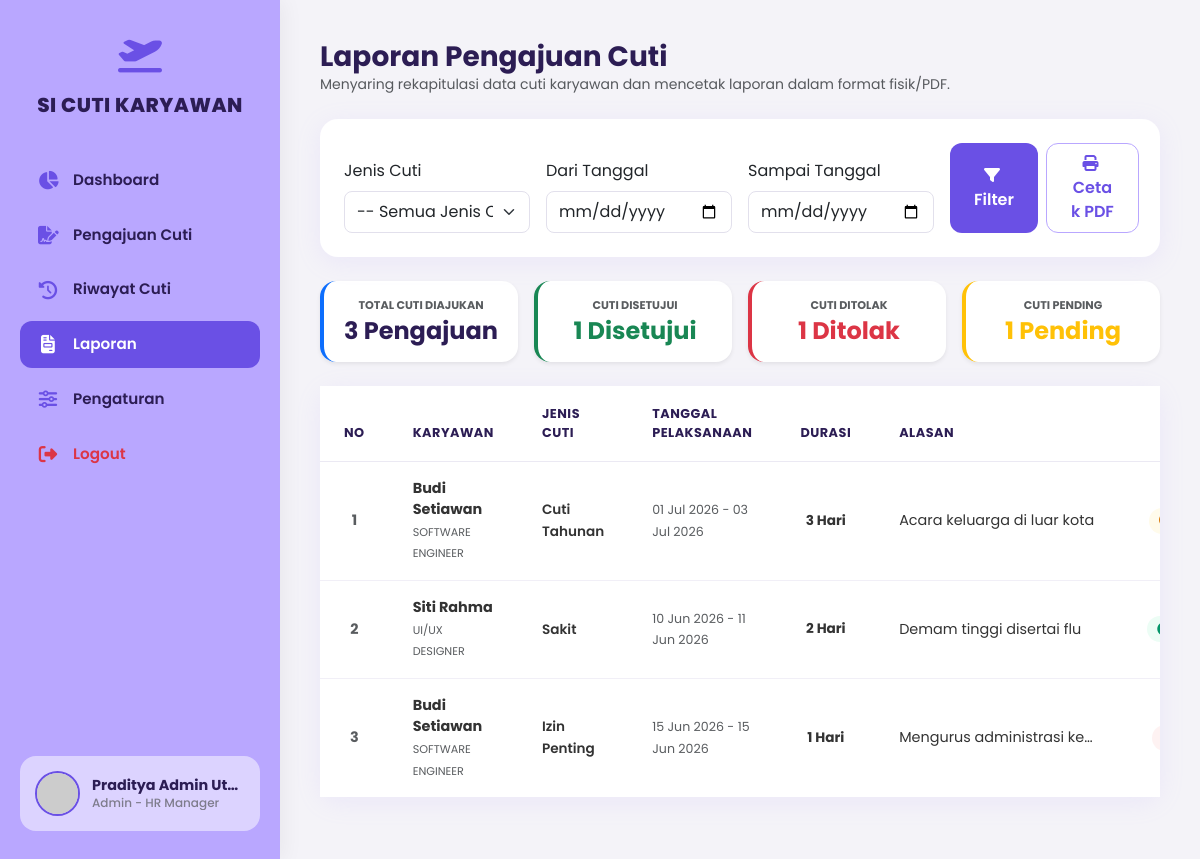
The page /admin_laporan.php (signed in) on the database its author committed.
### tables this page shows
CREATE TABLE IF NOT EXISTS `cuti` (
    `id` INT AUTO_INCREMENT PRIMARY KEY,
    `user_id` INT NOT NULL,
    `jenis_cuti` VARCHAR(100) NOT NULL,
    `tanggal_mulai` DATE NOT NULL,
    `tanggal_selesai` DATE NOT NULL,
    `jumlah_hari` INT NOT NULL,
    `alasan` TEXT NOT NULL,
    `lampiran` VARCHAR(255) DEFAULT '',
    `status` VARCHAR(50) DEFAULT 'Pending',
    `catatan_admin` VARCHAR(255) DEFAULT '',
    `tanggal_pengajuan` DATE NOT NULL,
    FOREIGN KEY (`user_id`) REFERENCES `users` (`id`) ON DELETE CASCADE
);

CREATE TABLE IF NOT EXISTS `users` (
    `id` INT AUTO_INCREMENT PRIMARY KEY,
    `email` VARCHAR(255) UNIQUE NOT NULL,
    `password` VARCHAR(255) NOT NULL,
    `nama` VARCHAR(255) NOT NULL,
    `role` VARCHAR(50) NOT NULL,
    `jabatan` VARCHAR(100) DEFAULT NULL,
    `kuota_cuti` INT DEFAULT 12,
    `foto` VARCHAR(255) DEFAULT ''
);

### admin_laporan.php (the view, shortened to what this page needs)
<?php
require_once 'config.php';
$tgl_awal = isset($_GET['tgl_awal']) ? $_GET['tgl_awal'] : '';
$tgl_akhir = isset($_GET['tgl_akhir']) ? $_GET['tgl_akhir'] : '';
$jenis_cuti = isset($_GET['jenis_cuti']) ? $_GET['jenis_cuti'] : '';
$query_str = "SELECT cuti.*, users.nama, users.jabatan, users.email
              FROM cuti
              JOIN users ON cuti.user_id = users.id
              WHERE 1=1";
$params = [];
$query_str .= " ORDER BY cuti.id ASC";
$stmt = $db->prepare($query_str);
$stmt->execute($params);
$laporan = $stmt->fetchAll();
$rekap_total = count($laporan);
$rekap_setuju = 0;
$rekap_tolak = 0;
$rekap_pending = 0;
foreach ($laporan as $l) {
    if ($l['status'] === 'Disetujui') $rekap_setuju++;
    elseif ($l['status'] === 'Ditolak') $rekap_tolak++;
    elseif ($l['status'] === 'Pending') $rekap_pending++;
}
    ?>
    <?php
require_once 'layout_header.php';
require_once 'layout_sidebar.php';
?>
<div class="container-fluid p-0">
    <div class="mb-4">
        <h3 class="m-0 fw-bold text-main">Laporan Pengajuan Cuti</h3>
        <p class="text-muted small m-0">Menyaring rekapitulasi data cuti karyawan dan mencetak laporan dalam format fisik/PDF.</p>
    </div>
    <div class="card custom-card">
        <div class="card-body-custom">
            <form method="GET" action="" class="row g-3 align-items-end">
                <div class="col-md-3">
                    <label class="form-label">Jenis Cuti</label>
                    <select name="jenis_cuti" class="form-select py-2 rounded-3" style="border-color: #E2E0EC;">
                        <option value="">-- Semua Jenis Cuti --</option>
                    </select>
                </div>
                <div class="col-md-3">
                    <label class="form-label">Dari Tanggal</label>
                    <input type="date" name="tgl_awal" class="form-control py-2 rounded-3" value="<?= htmlspecialchars($tgl_awal) ?>" style="border-color: #E2E0EC;">
                </div>
                <div class="col-md-3">
                    <label class="form-label">Sampai Tanggal</label>
                    <input type="date" name="tgl_akhir" class="form-control py-2 rounded-3" value="<?= htmlspecialchars($tgl_akhir) ?>" style="border-color: #E2E0EC;">
                </div>
                <div class="col-md-3 d-flex gap-2">
                    <button type="submit" class="btn btn-purple w-50 py-2"><i class="fa-solid fa-filter me-1"></i> Filter</button>
                    <a href="admin_laporan.php?tgl_awal=<?= urlencode($tgl_awal) ?>&tgl_akhir=<?= urlencode($tgl_akhir) ?>&jenis_cuti=<?= urlencode($jenis_cuti) ?>&cetak=true" target="_blank" class="btn btn-cancel w-50 py-2" style="border-color: var(--primary-purple); color: var(--dark-purple);">
                        <i class="fa-solid fa-print me-1"></i> Cetak PDF
                    </a>
                </div>
            </form>
        </div>
    </div>
    <div class="row g-3 mb-4">
        <div class="col-md-3">
            <div class="bg-white p-3 rounded-4 shadow-sm text-center border-start border-4 border-primary">
                <small class="text-muted fw-bold text-uppercase d-block mb-1" style="font-size: 0.7rem;">Total Cuti Diajukan</small>
                <h4 class="m-0 fw-bold text-main"><?= $rekap_total ?> Pengajuan</h4>
            </div>
        </div>
        <div class="col-md-3">
            <div class="bg-white p-3 rounded-4 shadow-sm text-center border-start border-4 border-success">
                <small class="text-muted fw-bold text-uppercase d-block mb-1" style="font-size: 0.7rem;">Cuti Disetujui</small>
                <h4 class="m-0 fw-bold text-success"><?= $rekap_setuju ?> Disetujui</h4>
            </div>
        </div>
        <div class="col-md-3">
            <div class="bg-white p-3 rounded-4 shadow-sm text-center border-start border-4 border-danger">
                <small class="text-muted fw-bold text-uppercase d-block mb-1" style="font-size: 0.7rem;">Cuti Ditolak</small>
                <h4 class="m-0 fw-bold text-danger"><?= $rekap_tolak ?> Ditolak</h4>
            </div>
        </div>
        <div class="col-md-3">
            <div class="bg-white p-3 rounded-4 shadow-sm text-center border-start border-4 border-warning">
                <small class="text-muted fw-bold text-uppercase d-block mb-1" style="font-size: 0.7rem;">Cuti Pending</small>
                <h4 class="m-0 fw-bold text-warning"><?= $rekap_pending ?> Pending</h4>
            </div>
        </div>
    </div>
    <div class="card custom-card">
        <div class="card-body-custom p-0">
            <div class="table-responsive">
                <table class="table custom-table align-middle">
                    <thead>
                        <tr>
                            <th class="text-center" style="width: 70px;">No</th>
                            <th>Karyawan</th>
                            <th>Jenis Cuti</th>
                            <th>Tanggal Pelaksanaan</th>
                            <th class="text-center">Durasi</th>
                            <th>Alasan</th>
                            <th class="text-center">Status</th>
                        </tr>
                    </thead>
                    <tbody>
                        <?php if (empty($laporan)): ?>
                            <tr>
                                <td colspan="7" class="text-center py-5 text-muted">Belum ada data pengajuan dalam laporan. Silakan atur filter pencarian.</td>
                            </tr>
                        <?php else:
                            $no = 1;
                            foreach ($laporan as $l):
                                $statusClass = ($l['status'] == 'Disetujui') ? 'status-disetujui' : (($l['status'] == 'Ditolak') ? 'status-ditolak' : 'status-pending');
                                $statusIcon = ($l['status'] == 'Disetujui') ? 'fa-circle-check' : (($l['status'] == 'Ditolak') ? 'fa-circle-xmark' : 'fa-clock');
                        ?>
                            <tr>
                                <td class="text-center fw-bold text-muted"><?= $no++ ?></td>
                                <td>
                                    <div class="fw-bold text-main" style="font-size: 0.9rem;"><?= htmlspecialchars($l['nama']) ?></div>
                                    <small class="text-muted text-uppercase" style="font-size: 0.7rem;"><?= htmlspecialchars($l['jabatan']) ?></small>
                                </td>
                                <td>
                                    <span class="fw-semibold text-main" style="font-size: 0.85rem;"><?= htmlspecialchars($l['jenis_cuti']) ?></span>
                                </td>
                                <td>
                                    <small class="text-muted">
                                        <?= date('d M Y', strtotime($l['tanggal_mulai'])) ?> - <?= date('d M Y', strtotime($l['tanggal_selesai'])) ?>
                                    </small>
                                </td>
                                <td class="text-center fw-bold text-main" style="font-size: 0.85rem;"><?= $l['jumlah_hari'] ?> Hari</td>
                                <td>
                                    <div class="text-truncate" style="max-width: 200px;" title="<?= htmlspecialchars($l['alasan']) ?>">
                                        <?= htmlspecialchars($l['alasan']) ?>
                                    </div>
                                </td>
                                <td class="text-center">
                                    <span class="status-badge <?= $statusClass ?>" style="padding: 4px 10px; font-size: 0.75rem;">
                                        <i class="fa-solid <?= $statusIcon ?>"></i><?= htmlspecialchars($l['status']) ?>
                                    </span>
                                </td>
                            </tr>
                        <?php endforeach; endif; ?>
                    </tbody>
                </table>
            </div>
        </div>
    </div>
</div>
<?php
require_once 'layout_footer.php';
?>

### layout_header.php (style rules this page uses)
:root { --primary-purple: #B9A7FF; --dark-purple: #6A50E5; --hover-purple: #553BBF; --light-purple: #EBE6FF; --bg-gray: #F4F3F8; --text-main: #2C1D54; --text-dark: #333333; --text-muted: #7E7C8C; }
body { font-family: 'Poppins', sans-serif; background-color: var(--bg-gray); color: var(--text-dark); min-height: 100vh; overflow-x: hidden; }
h1, h2, h3, h4, h5, h6, .display-font { font-family: 'Poppins', sans-serif; font-weight: 700; color: var(--text-main); }
.custom-card { background: #ffffff; border-radius: 18px; border: none; box-shadow: 0 5px 25px rgba(185, 167, 255, 0.15); transition: transform 0.2s ease, box-shadow 0.2s ease; margin-bottom: 24px; }
.custom-card .card-body-custom { padding: 24px; }
.btn-purple { background-color: var(--dark-purple); color: #ffffff; border: none; border-radius: 12px; padding: 10px 24px; font-weight: 600; transition: all 0.2s ease; }
.btn-cancel { background-color: #ffffff; color: var(--text-muted); border: 1px solid #E2E0EC; border-radius: 12px; padding: 10px 24px; font-weight: 600; transition: all 0.2s ease; }
.custom-table { margin-bottom: 0; }
.custom-table thead { background-color: #F1EFF7; }
.custom-table th { color: var(--text-main); font-weight: 700; text-transform: uppercase; font-size: 0.8rem; letter-spacing: 0.5px; padding: 18px 24px; border-bottom: 1px solid #EBE9F3; }
.custom-table td { padding: 16px 24px; color: var(--text-dark); vertical-align: middle; border-bottom: 1px solid #F1EFF7; font-size: 0.9rem; }
.custom-table tr:last-child td { border-bottom: none; }
.status-badge { display: inline-flex; align-items: center; padding: 6px 14px; border-radius: 30px; font-size: 0.8rem; font-weight: 700; }
.status-badge i { margin-right: 6px; font-size: 0.85rem; }
.status-pending { background-color: #FFFBEB; color: #D97706; }
.status-disetujui { background-color: #ECFDF5; color: #059669; }
.status-ditolak { background-color: #FEF2F2; color: #DC2626; }

### rows shown on the page
cuti: user.nama "Budi Setiawan", user.jabatan "SOFTWARE ENGINEER", jenis_cuti "Cuti Tahunan", tanggal_mulai "01 Jul 2026", tanggal_selesai "03 Jul 2026", jumlah_hari "3", alasan "Acara keluarga di luar kota"
cuti: user.nama "Siti Rahma", user.jabatan "UI/UX DESIGNER", jenis_cuti "Sakit", tanggal_mulai "10 Jun 2026", tanggal_selesai "11 Jun 2026", jumlah_hari "2", alasan "Demam tinggi disertai flu"
cuti: user.nama "Budi Setiawan", user.jabatan "SOFTWARE ENGINEER", jenis_cuti "Izin Penting", tanggal_mulai "15 Jun 2026", tanggal_selesai "15 Jun 2026", jumlah_hari "1", alasan "Mengurus administrasi ke…"

### other values the page prints
$user_name_display "Praditya Admin Ut…"
$user_role_display "Admin - HR Manager"
$rekap_total "3"
$rekap_setuju "1"
$rekap_tolak "1"
$rekap_pending "1"
